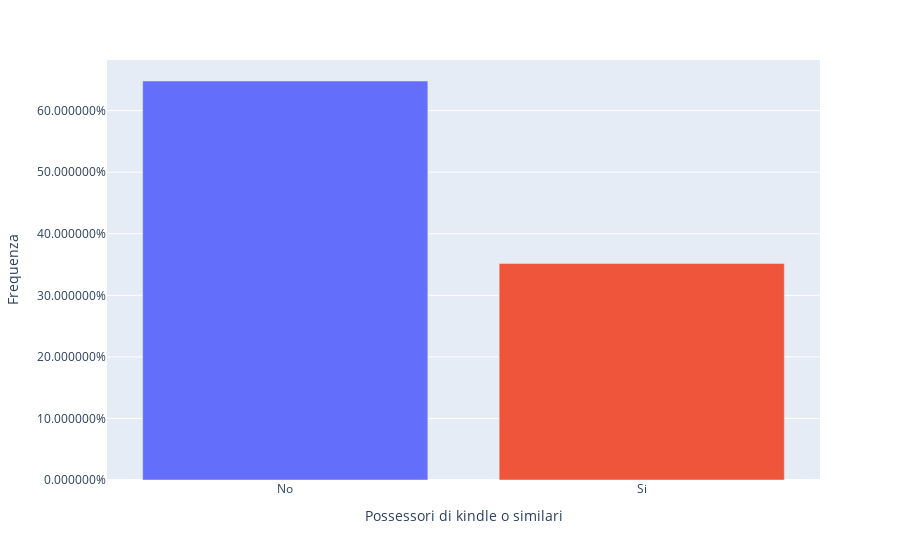

The code cell stored with this chart in its notebook:
### Code cell
# Kindle

df_kindle = get_freq(df, 'kindle')

# Relative freq
df_kindle = to_relative_freq(df_kindle)

bar_kindle = px.bar(df_kindle, x='kindle', y='f', color='kindle', labels={'kindle': 'Possessori di kindle o similari', 'f': 'Frequenza'})

bar_kindle.update_layout(
    showlegend=False,
    yaxis_tickformat = '%'
)

bar_kindle.show()

save_plot(bar_kindle, 'bar_kindle')

### Figure 1 — Plotly figure (JSON) as saved in the notebook; plotly's stock layout.template omitted (floating-point values rounded to 4 significant figures)
{"data": [{"alignmentgroup": "True", "hovertemplate": "Possessori di kindle o similari=%{x}<br>Frequenza=%{y}<extra></extra>", "legendgroup": "No", "marker": {"color": "#636efa"}, "name": "No", "offsetgroup": "No", "orientation": "v", "showlegend": true, "textposition": "auto", "type": "bar", "x": ["No"], "xaxis": "x", "y": [0.6481], "yaxis": "y"}, {"alignmentgroup": "True", "hovertemplate": "Possessori di kindle o similari=%{x}<br>Frequenza=%{y}<extra></extra>", "legendgroup": "Si", "marker": {"color": "#EF553B"}, "name": "Si", "offsetgroup": "Si", "orientation": "v", "showlegend": true, "textposition": "auto", "type": "bar", "x": ["Si"], "xaxis": "x", "y": [0.3519], "yaxis": "y"}], "layout": {"barmode": "relative", "legend": {"title": {"text": "Possessori di kindle o similari"}, "tracegroupgap": 0}, "margin": {"t": 60}, "showlegend": false, "xaxis": {"anchor": "y", "categoryarray": ["No", "Si"], "categoryorder": "array", "domain": [0, 1], "title": {"text": "Possessori di kindle o similari"}}, "yaxis": {"anchor": "x", "domain": [0, 1], "tickformat": "%", "title": {"text": "Frequenza"}}}}
